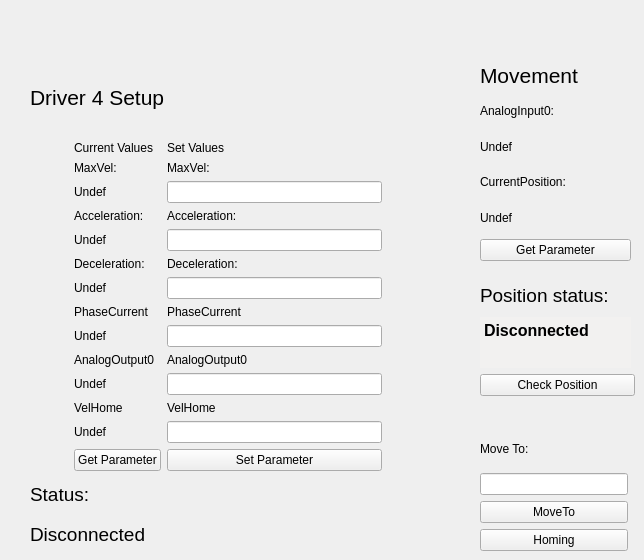
          <widget class="QWidget" name="tab_6">
           <attribute name="title">
            <string>4</string>
           </attribute>
           <attribute name="toolTip">
            <string>Driver 4 Setup and Movimentation</string>
           </attribute>
           <widget class="QWidget" name="layoutWidget_7">
            <property name="geometry">
             <rect>
              <x>480</x>
              <y>430</y>
              <width>148</width>
              <height>121</height>
             </rect>
            </property>
            <layout class="QVBoxLayout" name="verticalLayout_57">
             <item>
              <widget class="QLabel" name="label_219">
               <property name="text">
                <string>Move To:</string>
               </property>
              </widget>
             </item>
             <item>
              <widget class="QLineEdit" name="LineEditMoveToValue_4">
               <property name="toolTip">
                <string>Position to move driver 4</string>
               </property>
              </widget>
             </item>
             <item>
              <widget class="QPushButton" name="MoveTo_4">
               <property name="toolTip">
                <string>Move driver 4 to the position specified above</string>
               </property>
               <property name="text">
                <string>MoveTo</string>
               </property>
              </widget>
             </item>
             <item>
              <widget class="QPushButton" name="Homing_4">
               <property name="toolTip">
                <string>Execute the driver 4 homing procedure</string>
               </property>
               <property name="text">
                <string>Homing</string>
               </property>
              </widget>
             </item>
            </layout>
           </widget>
           <widget class="QWidget" name="layoutWidget_9">
            <property name="geometry">
             <rect>
              <x>480</x>
              <y>60</y>
              <width>151</width>
              <height>201</height>
             </rect>
            </property>
            <layout class="QVBoxLayout" name="verticalLayout_58">
             <item>
              <widget class="QLabel" name="label_222">
               <property name="font">
                <font>
                 <pointsize>16</pointsize>
                </font>
               </property>
               <property name="text">
                <string>Movement</string>
               </property>
              </widget>
             </item>
             <item>
              <widget class="QLabel" name="label_223">
               <property name="text">
                <string>AnalogInput0:</string>
               </property>
              </widget>
             </item>
             <item>
              <widget class="QLabel" name="LabelMovAnalogInput0_4">
               <property name="toolTip">
                <string>Current value of driver 4 AnalogInput(0)</string>
               </property>
               <property name="text">
                <string>Undef</string>
               </property>
              </widget>
             </item>
             <item>
              <widget class="QLabel" name="label_224">
               <property name="text">
                <string>CurrentPosition:</string>
               </property>
              </widget>
             </item>
             <item>
              <widget class="QLabel" name="LabelMovCurrentPosition_4">
               <property name="toolTip">
                <string>Current value of driver 4 CurrentPosition</string>
               </property>
               <property name="text">
                <string>Undef</string>
               </property>
              </widget>
             </item>
             <item>
              <widget class="QPushButton" name="GetParameterMov_4">
               <property name="toolTip">
                <string>Get position parameters of driver 4</string>
               </property>
               <property name="text">
                <string>Get Parameter</string>
               </property>
              </widget>
             </item>
            </layout>
           </widget>
           <widget class="QWidget" name="layoutWidget_8">
            <property name="geometry">
             <rect>
              <x>30</x>
              <y>60</y>
              <width>352</width>
              <height>491</height>
             </rect>
            </property>
            <layout class="QGridLayout" name="gridLayout_37">
             <item row="0" column="0" colspan="3">
              <widget class="QLabel" name="label_68">
               <property name="font">
                <font>
                 <pointsize>16</pointsize>
                </font>
               </property>
               <property name="text">
                <string>Driver 4 Setup</string>
               </property>
              </widget>
             </item>
             <item row="1" column="0">
              <layout class="QVBoxLayout" name="verticalLayout_10">
               <item>
                <widget class="QLabel" name="Images_4">
                 <property name="minimumSize">
                  <size>
                   <width>0</width>
                   <height>100</height>
                  </size>
                 </property>
                 <property name="maximumSize">
                  <size>
                   <width>200</width>
                   <height>150</height>
                  </size>
                 </property>
                 <property name="text">
                  <string/>
                 </property>
                 <property name="pixmap">
                  <pixmap resource="file.qrc">:/Driver.jpg</pixmap>
                 </property>
                 <property name="scaledContents">
                  <bool>true</bool>
                 </property>
                </widget>
               </item>
               <item>
                <widget class="QLabel" name="label_69">
                 <property name="text">
                  <string/>
                 </property>
                </widget>
               </item>
              </layout>
             </item>
             <item row="1" column="1">
              <widget class="QLabel" name="label_350">
               <property name="minimumSize">
                <size>
                 <width>25</width>
                 <height>0</height>
                </size>
               </property>
               <property name="text">
                <string/>
               </property>
              </widget>
             </item>
             <item row="1" column="2">
              <layout class="QGridLayout" name="gridLayout_15">
               <item row="0" column="0">
                <widget class="QLabel" name="label_70">
                 <property name="text">
                  <string>Current Values</string>
                 </property>
                </widget>
               </item>
               <item row="0" column="1">
                <widget class="QLabel" name="label_71">
                 <property name="text">
                  <string>Set Values</string>
                 </property>
                </widget>
               </item>
               <item row="1" column="0">
                <widget class="QLabel" name="label_72">
                 <property name="text">
                  <string>MaxVel:</string>
                 </property>
                </widget>
               </item>
               <item row="1" column="1">
                <widget class="QLabel" name="label_73">
                 <property name="text">
                  <string>MaxVel:</string>
                 </property>
                </widget>
               </item>
               <item row="2" column="0">
                <widget class="QLabel" name="LabelMaxVelSetup_4">
                 <property name="toolTip">
                  <string>Current value of driver 4 MaxVel</string>
                 </property>
                 <property name="text">
                  <string>Undef</string>
                 </property>
                </widget>
               </item>
               <item row="2" column="1">
                <widget class="QLineEdit" name="LineEditMaxVelSetup_4">
                 <property name="toolTip">
                  <string>&lt;html&gt;&lt;head/&gt;&lt;body&gt;&lt;p&gt;MaxVel of driver 4 to set&lt;/p&gt;&lt;/body&gt;&lt;/html&gt;</string>
                 </property>
                </widget>
               </item>
               <item row="3" column="0">
                <widget class="QLabel" name="label_74">
                 <property name="text">
                  <string>Acceleration:</string>
                 </property>
                </widget>
               </item>
               <item row="3" column="1">
                <widget class="QLabel" name="label_75">
                 <property name="text">
                  <string>Acceleration:</string>
                 </property>
                </widget>
               </item>
               <item row="4" column="0">
                <widget class="QLabel" name="LabelAccelerationSetup_4">
                 <property name="toolTip">
                  <string>Current value of driver 4 Acceleration</string>
                 </property>
                 <property name="text">
                  <string>Undef</string>
                 </property>
                </widget>
               </item>
               <item row="4" column="1">
                <widget class="QLineEdit" name="LineEditAccelerationSetup_4">
                 <property name="toolTip">
                  <string>&lt;html&gt;&lt;head/&gt;&lt;body&gt;&lt;p&gt;Acceleration of driver 4 to set&lt;/p&gt;&lt;/body&gt;&lt;/html&gt;</string>
                 </property>
                </widget>
               </item>
               <item row="5" column="0">
                <widget class="QLabel" name="label_76">
                 <property name="text">
                  <string>Deceleration:</string>
                 </property>
                </widget>
               </item>
               <item row="5" column="1">
                <widget class="QLabel" name="label_77">
                 <property name="text">
                  <string>Deceleration:</string>
                 </property>
                </widget>
               </item>
               <item row="6" column="0">
                <widget class="QLabel" name="LabelDecelerationSetup_4">
                 <property name="toolTip">
                  <string>Current value of driver 4 Deceleration</string>
                 </property>
                 <property name="text">
                  <string>Undef</string>
                 </property>
                </widget>
               </item>
               <item row="6" column="1">
                <widget class="QLineEdit" name="LineEditDecelerationSetup_4">
                 <property name="toolTip">
                  <string>&lt;html&gt;&lt;head/&gt;&lt;body&gt;&lt;p&gt;Deceleration of driver 4 to set&lt;/p&gt;&lt;/body&gt;&lt;/html&gt;</string>
                 </property>
                </widget>
               </item>
               <item row="7" column="0">
                <widget class="QLabel" name="label_78">
                 <property name="text">
                  <string>PhaseCurrent</string>
                 </property>
                </widget>
               </item>
               <item row="7" column="1">
                <widget class="QLabel" name="label_79">
                 <property name="text">
                  <string>PhaseCurrent</string>
                 </property>
                </widget>
               </item>
               <item row="8" column="0">
                <widget class="QLabel" name="LabelPhaseCurrentSetup_4">
                 <property name="toolTip">
                  <string>Current value of driver 4 PhaseCurrent</string>
                 </property>
                 <property name="text">
                  <string>Undef</string>
                 </property>
                </widget>
               </item>
               <item row="8" column="1">
                <widget class="QLineEdit" name="LineEditPhaseCurrentSetup_4">
                 <property name="toolTip">
                  <string>&lt;html&gt;&lt;head/&gt;&lt;body&gt;&lt;p&gt; PhaseCurrent of driver 4 to set&lt;/p&gt;&lt;/body&gt;&lt;/html&gt;</string>
                 </property>
                </widget>
               </item>
               <item row="9" column="0">
                <widget class="QLabel" name="label_80">
                 <property name="text">
                  <string>AnalogOutput0</string>
                 </property>
                </widget>
               </item>
               <item row="9" column="1">
                <widget class="QLabel" name="label_81">
                 <property name="text">
                  <string>AnalogOutput0</string>
                 </property>
                </widget>
               </item>
               <item row="10" column="0">
                <widget class="QLabel" name="LabelAnalogOutputSetup_4">
                 <property name="toolTip">
                  <string>Current value of driver 4 AnalogOutput(0)</string>
                 </property>
                 <property name="text">
                  <string>Undef</string>
                 </property>
                </widget>
               </item>
               <item row="10" column="1">
                <widget class="QLineEdit" name="LineEditAnalogOutputSetup_4">
                 <property name="toolTip">
                  <string>&lt;html&gt;&lt;head/&gt;&lt;body&gt;&lt;p&gt; AnalogOutput(0) of driver 4 to set&lt;/p&gt;&lt;/body&gt;&lt;/html&gt;</string>
                 </property>
                </widget>
               </item>
               <item row="11" column="0">
                <widget class="QLabel" name="label_351">
                 <property name="text">
                  <string>VelHome</string>
                 </property>
                </widget>
               </item>
               <item row="11" column="1">
                <widget class="QLabel" name="label_352">
                 <property name="text">
                  <string>VelHome</string>
                 </property>
                </widget>
               </item>
               <item row="12" column="0">
                <widget class="QLabel" name="LabelVelHomeSetup_4">
                 <property name="toolTip">
                  <string>Current value of driver 4 VelHome</string>
                 </property>
                 <property name="text">
                  <string>Undef</string>
                 </property>
                </widget>
               </item>
               <item row="12" column="1">
                <widget class="QLineEdit" name="LineEditVelHomeSetup_4">
                 <property name="toolTip">
                  <string>&lt;html&gt;&lt;head/&gt;&lt;body&gt;&lt;p&gt; VelHome of driver 4 to set&lt;/p&gt;&lt;/body&gt;&lt;/html&gt;</string>
                 </property>
                </widget>
               </item>
               <item row="13" column="0">
                <widget class="QPushButton" name="GetParameterDriver_4">
                 <property name="toolTip">
                  <string>&lt;html&gt;&lt;head/&gt;&lt;body&gt;&lt;p&gt;Get the current parameter of the driver 4&lt;/p&gt;&lt;/body&gt;&lt;/html&gt;</string>
                 </property>
                 <property name="text">
                  <string>Get Parameter</string>
                 </property>
                </widget>
               </item>
               <item row="13" column="1">
                <widget class="QPushButton" name="SetParameterDriver_4">
                 <property name="toolTip">
                  <string>&lt;html&gt;&lt;head/&gt;&lt;body&gt;&lt;p&gt;Set parameter of driver 4. Nota bene: in order to accomplished the command you have to set all the fields above.&lt;/p&gt;&lt;/body&gt;&lt;/html&gt;</string>
                 </property>
                 <property name="text">
                  <string>Set Parameter</string>
                 </property>
                </widget>
               </item>
              </layout>
             </item>
             <item row="2" column="0" colspan="3">
              <layout class="QVBoxLayout" name="verticalLayout_11">
               <item>
                <widget class="QLabel" name="label_82">
                 <property name="font">
                  <font>
                   <pointsize>14</pointsize>
                  </font>
                 </property>
                 <property name="text">
                  <string>Status:</string>
                 </property>
                </widget>
               </item>
               <item>
                <widget class="QLabel" name="LabelStatusDriver4">
                 <property name="font">
                  <font>
                   <pointsize>14</pointsize>
                  </font>
                 </property>
                 <property name="toolTip">
                  <string>Driver 4 Status</string>
                 </property>
                 <property name="text">
                  <string>Disconnected</string>
                 </property>
                </widget>
               </item>
              </layout>
             </item>
            </layout>
           </widget>
           <widget class="QWidget" name="layoutWidget_44">
            <property name="geometry">
             <rect>
              <x>480</x>
              <y>280</y>
              <width>155</width>
              <height>116</height>
             </rect>
            </property>
            <layout class="QVBoxLayout" name="verticalLayout_81">
             <item>
              <layout class="QVBoxLayout" name="verticalLayout_37">
               <item>
                <widget class="QLabel" name="label_291">
                 <property name="font">
                  <font>
                   <pointsize>14</pointsize>
                  </font>
                 </property>
                 <property name="text">
                  <string>Position status:</string>
                 </property>
                </widget>
               </item>
               <item>
                <widget class="QTextEdit" name="LabelPositionStatus_4">
                 <property name="maximumSize">
                  <size>
                   <width>151</width>
                   <height>51</height>
                  </size>
                 </property>
                 <property name="palette">
                  <palette>
                   <active>
                    <colorrole role="Base">
                     <brush brushstyle="SolidPattern">
                      <color alpha="255">
                       <red>242</red>
                       <green>241</green>
                       <blue>240</blue>
                      </color>
                     </brush>
                    </colorrole>
                   </active>
                   <inactive>
                    <colorrole role="Base">
                     <brush brushstyle="SolidPattern">
                      <color alpha="255">
                       <red>242</red>
                       <green>241</green>
                       <blue>240</blue>
                      </color>
                     </brush>
                    </colorrole>
                   </inactive>
                   <disabled>
                    <colorrole role="Base">
                     <brush brushstyle="SolidPattern">
                      <color alpha="255">
                       <red>255</red>
                       <green>255</green>
                       <blue>255</blue>
                      </color>
                     </brush>
                    </colorrole>
                   </disabled>
                  </palette>
                 </property>
                 <property name="font">
                  <font>
                   <pointsize>12</pointsize>
                   <weight>75</weight>
                   <bold>true</bold>
                  </font>
                 </property>
                 <property name="toolTip">
                  <string>&lt;html&gt;&lt;head/&gt;&lt;body&gt;&lt;p&gt;&lt;span style=&quot; font-size:11pt; font-weight:400;&quot;&gt;Here is printed the correspondence between the estimated position and the CurrentPosition of the driver 4.&lt;/span&gt;&lt;/p&gt;&lt;/body&gt;&lt;/html&gt;</string>
                 </property>
                 <property name="frameShape">
                  <enum>QFrame::NoFrame</enum>
                 </property>
                 <property name="html">
                  <string>&lt;!DOCTYPE HTML PUBLIC &quot;-//W3C//DTD HTML 4.0//EN&quot; &quot;http://www.w3.org/TR/REC-html40/strict.dtd&quot;&gt;
&lt;html&gt;&lt;head&gt;&lt;meta name=&quot;qrichtext&quot; content=&quot;1&quot; /&gt;&lt;style type=&quot;text/css&quot;&gt;
p, li { white-space: pre-wrap; }
&lt;/style&gt;&lt;/head&gt;&lt;body style=&quot; font-family:'Ubuntu'; font-size:12pt; font-weight:600; font-style:normal;&quot;&gt;
&lt;p style=&quot; margin-top:0px; margin-bottom:0px; margin-left:0px; margin-right:0px; -qt-block-indent:0; text-indent:0px;&quot;&gt;Disconnected&lt;/p&gt;&lt;/body&gt;&lt;/html&gt;</string>
                 </property>
                 <property name="textInteractionFlags">
                  <set>Qt::TextSelectableByMouse</set>
                 </property>
                </widget>
               </item>
              </layout>
             </item>
             <item>
              <widget class="QPushButton" name="CheckPositionButton_4">
               <property name="toolTip">
                <string>&lt;html&gt;&lt;head/&gt;&lt;body&gt;&lt;p&gt;Verify the correspondence between the estimated position and the current position of the driver 4.&lt;/p&gt;&lt;/body&gt;&lt;/html&gt;</string>
               </property>
               <property name="text">
                <string>Check Position</string>
               </property>
              </widget>
             </item>
            </layout>
           </widget>
          </widget>
